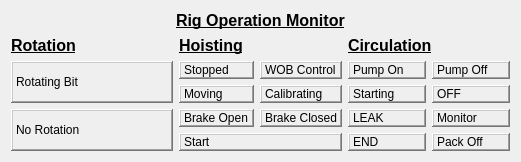
   <widget class="QWidget" name="layoutWidget">
    <property name="geometry">
     <rect>
      <x>740</x>
      <y>300</y>
      <width>521</width>
      <height>162</height>
     </rect>
    </property>
    <property name="font">
     <font>
      <pointsize>9</pointsize>
     </font>
    </property>
    <layout class="QGridLayout" name="gridLayout_10">
     <property name="sizeConstraint">
      <enum>QLayout::SetDefaultConstraint</enum>
     </property>
     <item row="1" column="0">
      <layout class="QGridLayout" name="gridLayout_7">
       <item row="1" column="0" colspan="2">
        <widget class="QLabel" name="label_Rotating_Bit">
         <property name="font">
          <font>
           <pointsize>9</pointsize>
          </font>
         </property>
         <property name="frameShape">
          <enum>QFrame::WinPanel</enum>
         </property>
         <property name="frameShadow">
          <enum>QFrame::Raised</enum>
         </property>
         <property name="text">
          <string>Rotating Bit</string>
         </property>
         <property name="wordWrap">
          <bool>false</bool>
         </property>
         <property name="openExternalLinks">
          <bool>false</bool>
         </property>
        </widget>
       </item>
       <item row="2" column="0" colspan="2">
        <widget class="QLabel" name="label_No_Rotation">
         <property name="font">
          <font>
           <pointsize>9</pointsize>
          </font>
         </property>
         <property name="frameShape">
          <enum>QFrame::WinPanel</enum>
         </property>
         <property name="frameShadow">
          <enum>QFrame::Raised</enum>
         </property>
         <property name="text">
          <string>No Rotation</string>
         </property>
         <property name="wordWrap">
          <bool>false</bool>
         </property>
        </widget>
       </item>
       <item row="0" column="0" colspan="2">
        <widget class="QLabel" name="label_80">
         <property name="sizePolicy">
          <sizepolicy hsizetype="Preferred" vsizetype="Fixed">
           <horstretch>0</horstretch>
           <verstretch>0</verstretch>
          </sizepolicy>
         </property>
         <property name="font">
          <font>
           <pointsize>12</pointsize>
           <weight>75</weight>
           <bold>true</bold>
           <underline>true</underline>
          </font>
         </property>
         <property name="text">
          <string>Rotation</string>
         </property>
        </widget>
       </item>
      </layout>
     </item>
     <item row="1" column="1">
      <layout class="QGridLayout" name="gridLayout_8">
       <item row="1" column="0">
        <widget class="QLabel" name="label_Hoisting_Stopped">
         <property name="font">
          <font>
           <pointsize>9</pointsize>
          </font>
         </property>
         <property name="frameShape">
          <enum>QFrame::WinPanel</enum>
         </property>
         <property name="frameShadow">
          <enum>QFrame::Raised</enum>
         </property>
         <property name="text">
          <string>Stopped</string>
         </property>
         <property name="wordWrap">
          <bool>false</bool>
         </property>
        </widget>
       </item>
       <item row="1" column="1">
        <widget class="QLabel" name="label_WOB_Ctrl">
         <property name="font">
          <font>
           <pointsize>9</pointsize>
          </font>
         </property>
         <property name="frameShape">
          <enum>QFrame::WinPanel</enum>
         </property>
         <property name="frameShadow">
          <enum>QFrame::Raised</enum>
         </property>
         <property name="text">
          <string>WOB Control</string>
         </property>
         <property name="wordWrap">
          <bool>false</bool>
         </property>
        </widget>
       </item>
       <item row="2" column="0">
        <widget class="QLabel" name="label_Moving">
         <property name="font">
          <font>
           <pointsize>9</pointsize>
          </font>
         </property>
         <property name="frameShape">
          <enum>QFrame::WinPanel</enum>
         </property>
         <property name="frameShadow">
          <enum>QFrame::Raised</enum>
         </property>
         <property name="text">
          <string>Moving</string>
         </property>
         <property name="wordWrap">
          <bool>false</bool>
         </property>
        </widget>
       </item>
       <item row="3" column="0">
        <widget class="QLabel" name="label_Brake_Open">
         <property name="font">
          <font>
           <pointsize>9</pointsize>
          </font>
         </property>
         <property name="frameShape">
          <enum>QFrame::WinPanel</enum>
         </property>
         <property name="frameShadow">
          <enum>QFrame::Raised</enum>
         </property>
         <property name="text">
          <string>Brake Open</string>
         </property>
         <property name="wordWrap">
          <bool>false</bool>
         </property>
        </widget>
       </item>
       <item row="3" column="1">
        <widget class="QLabel" name="label_Brake_Closed">
         <property name="font">
          <font>
           <pointsize>9</pointsize>
          </font>
         </property>
         <property name="frameShape">
          <enum>QFrame::WinPanel</enum>
         </property>
         <property name="frameShadow">
          <enum>QFrame::Raised</enum>
         </property>
         <property name="text">
          <string>Brake Closed</string>
         </property>
         <property name="wordWrap">
          <bool>false</bool>
         </property>
        </widget>
       </item>
       <item row="4" column="0" colspan="2">
        <widget class="QLabel" name="label_Start">
         <property name="font">
          <font>
           <pointsize>9</pointsize>
          </font>
         </property>
         <property name="frameShape">
          <enum>QFrame::WinPanel</enum>
         </property>
         <property name="frameShadow">
          <enum>QFrame::Raised</enum>
         </property>
         <property name="text">
          <string>Start</string>
         </property>
         <property name="wordWrap">
          <bool>false</bool>
         </property>
        </widget>
       </item>
       <item row="0" column="0" colspan="2">
        <widget class="QLabel" name="label_55">
         <property name="sizePolicy">
          <sizepolicy hsizetype="Minimum" vsizetype="Minimum">
           <horstretch>0</horstretch>
           <verstretch>0</verstretch>
          </sizepolicy>
         </property>
         <property name="font">
          <font>
           <pointsize>12</pointsize>
           <weight>75</weight>
           <bold>true</bold>
           <underline>true</underline>
          </font>
         </property>
         <property name="layoutDirection">
          <enum>Qt::LeftToRight</enum>
         </property>
         <property name="text">
          <string>Hoisting</string>
         </property>
        </widget>
       </item>
       <item row="2" column="1">
        <widget class="QLabel" name="label_Calibrating">
         <property name="font">
          <font>
           <pointsize>9</pointsize>
          </font>
         </property>
         <property name="frameShape">
          <enum>QFrame::WinPanel</enum>
         </property>
         <property name="frameShadow">
          <enum>QFrame::Raised</enum>
         </property>
         <property name="text">
          <string>Calibrating</string>
         </property>
         <property name="wordWrap">
          <bool>false</bool>
         </property>
        </widget>
       </item>
      </layout>
     </item>
     <item row="1" column="2">
      <layout class="QVBoxLayout" name="verticalLayout_6">
       <item>
        <widget class="QLabel" name="label_54">
         <property name="sizePolicy">
          <sizepolicy hsizetype="Fixed" vsizetype="Preferred">
           <horstretch>0</horstretch>
           <verstretch>0</verstretch>
          </sizepolicy>
         </property>
         <property name="font">
          <font>
           <pointsize>12</pointsize>
           <weight>75</weight>
           <bold>true</bold>
           <underline>true</underline>
          </font>
         </property>
         <property name="text">
          <string>Circulation</string>
         </property>
        </widget>
       </item>
       <item>
        <layout class="QGridLayout" name="gridLayout">
         <item row="0" column="1">
          <widget class="QLabel" name="label_Pump_Off">
           <property name="font">
            <font>
             <pointsize>9</pointsize>
            </font>
           </property>
           <property name="frameShape">
            <enum>QFrame::WinPanel</enum>
           </property>
           <property name="frameShadow">
            <enum>QFrame::Raised</enum>
           </property>
           <property name="text">
            <string>Pump Off</string>
           </property>
           <property name="wordWrap">
            <bool>false</bool>
           </property>
          </widget>
         </item>
         <item row="1" column="0">
          <widget class="QLabel" name="label_Starting">
           <property name="font">
            <font>
             <pointsize>9</pointsize>
            </font>
           </property>
           <property name="frameShape">
            <enum>QFrame::WinPanel</enum>
           </property>
           <property name="frameShadow">
            <enum>QFrame::Raised</enum>
           </property>
           <property name="text">
            <string>Starting</string>
           </property>
           <property name="wordWrap">
            <bool>false</bool>
           </property>
          </widget>
         </item>
         <item row="0" column="0">
          <widget class="QLabel" name="label_Pump_On">
           <property name="font">
            <font>
             <pointsize>9</pointsize>
            </font>
           </property>
           <property name="frameShape">
            <enum>QFrame::WinPanel</enum>
           </property>
           <property name="frameShadow">
            <enum>QFrame::Raised</enum>
           </property>
           <property name="text">
            <string>Pump On</string>
           </property>
           <property name="wordWrap">
            <bool>false</bool>
           </property>
          </widget>
         </item>
         <item row="2" column="0">
          <widget class="QLabel" name="label_LEAK">
           <property name="font">
            <font>
             <pointsize>9</pointsize>
            </font>
           </property>
           <property name="frameShape">
            <enum>QFrame::WinPanel</enum>
           </property>
           <property name="frameShadow">
            <enum>QFrame::Raised</enum>
           </property>
           <property name="text">
            <string>LEAK</string>
           </property>
           <property name="wordWrap">
            <bool>false</bool>
           </property>
          </widget>
         </item>
         <item row="3" column="1">
          <widget class="QLabel" name="label_Pack_Off">
           <property name="font">
            <font>
             <pointsize>9</pointsize>
            </font>
           </property>
           <property name="frameShape">
            <enum>QFrame::WinPanel</enum>
           </property>
           <property name="frameShadow">
            <enum>QFrame::Raised</enum>
           </property>
           <property name="text">
            <string>Pack Off</string>
           </property>
           <property name="wordWrap">
            <bool>false</bool>
           </property>
          </widget>
         </item>
         <item row="3" column="0">
          <widget class="QLabel" name="label_END">
           <property name="font">
            <font>
             <pointsize>9</pointsize>
            </font>
           </property>
           <property name="frameShape">
            <enum>QFrame::WinPanel</enum>
           </property>
           <property name="frameShadow">
            <enum>QFrame::Raised</enum>
           </property>
           <property name="text">
            <string>END</string>
           </property>
           <property name="wordWrap">
            <bool>false</bool>
           </property>
          </widget>
         </item>
         <item row="1" column="1">
          <widget class="QLabel" name="label_OFF">
           <property name="font">
            <font>
             <pointsize>9</pointsize>
            </font>
           </property>
           <property name="frameShape">
            <enum>QFrame::WinPanel</enum>
           </property>
           <property name="frameShadow">
            <enum>QFrame::Raised</enum>
           </property>
           <property name="text">
            <string>OFF</string>
           </property>
           <property name="wordWrap">
            <bool>false</bool>
           </property>
          </widget>
         </item>
         <item row="2" column="1">
          <widget class="QLabel" name="label_Monitor">
           <property name="font">
            <font>
             <pointsize>9</pointsize>
            </font>
           </property>
           <property name="frameShape">
            <enum>QFrame::WinPanel</enum>
           </property>
           <property name="frameShadow">
            <enum>QFrame::Raised</enum>
           </property>
           <property name="text">
            <string>Monitor</string>
           </property>
           <property name="wordWrap">
            <bool>false</bool>
           </property>
          </widget>
         </item>
        </layout>
       </item>
      </layout>
     </item>
     <item row="0" column="0" colspan="3" alignment="Qt::AlignHCenter">
      <widget class="QLabel" name="label_92">
       <property name="font">
        <font>
         <pointsize>12</pointsize>
         <weight>75</weight>
         <bold>true</bold>
         <underline>true</underline>
        </font>
       </property>
       <property name="text">
        <string>Rig Operation Monitor</string>
       </property>
      </widget>
     </item>
    </layout>
   </widget>
